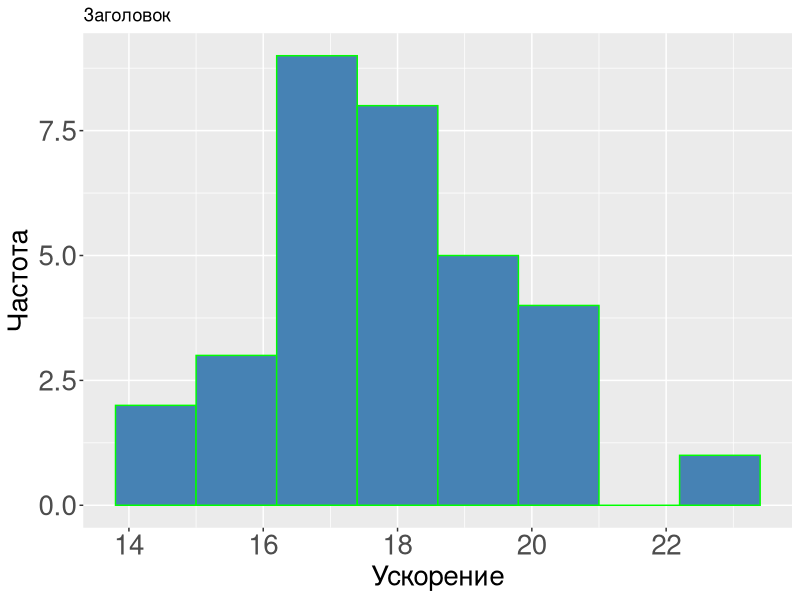
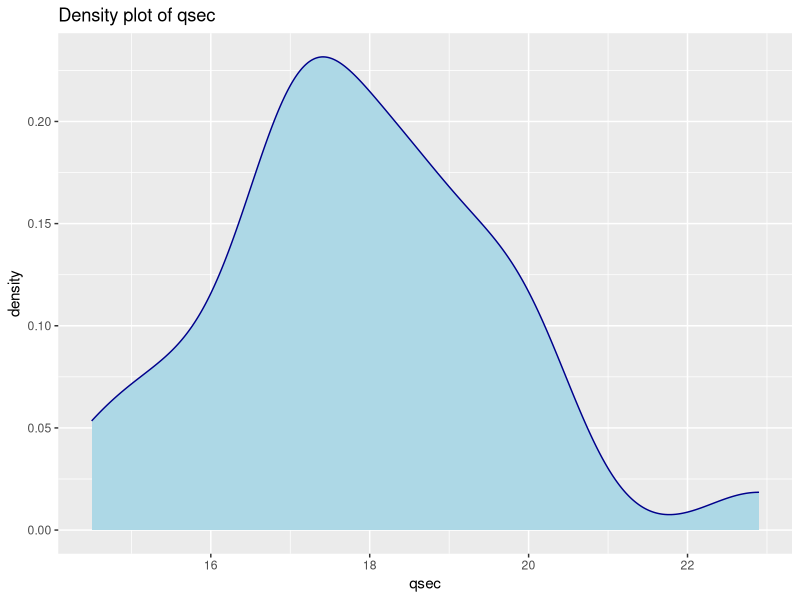
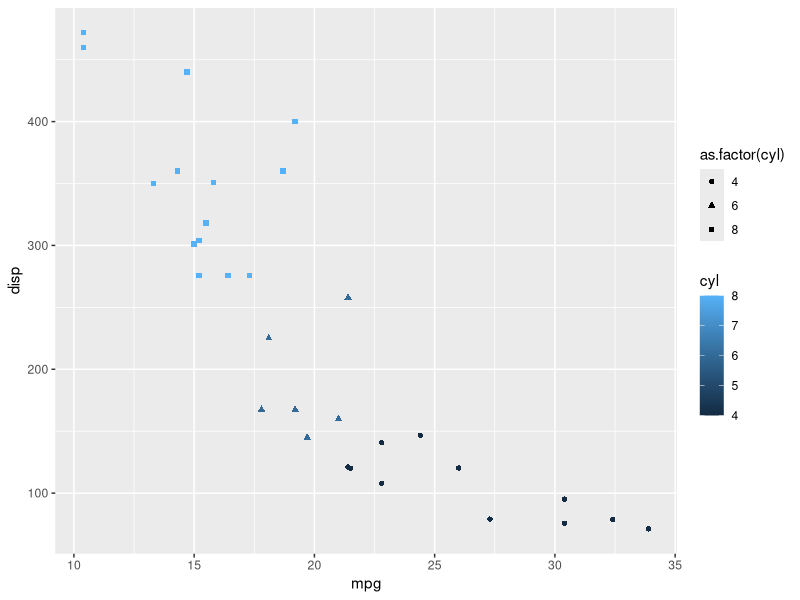
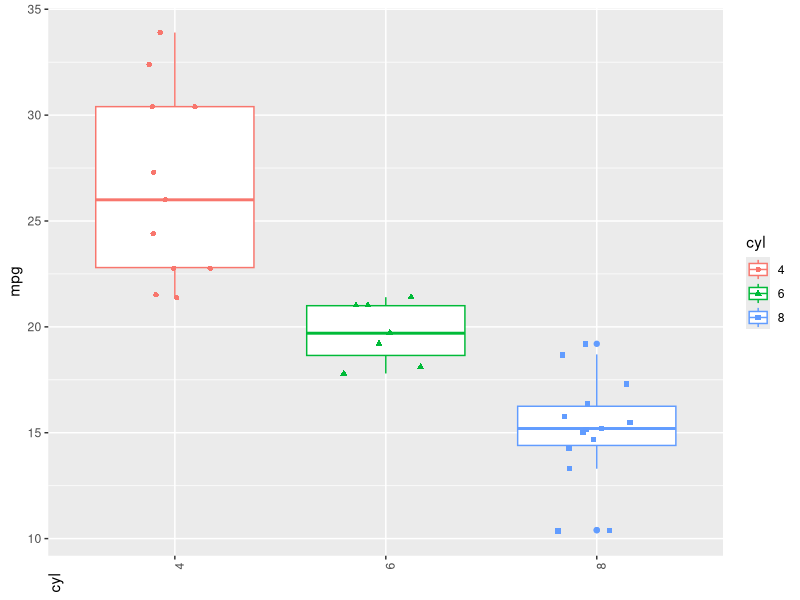
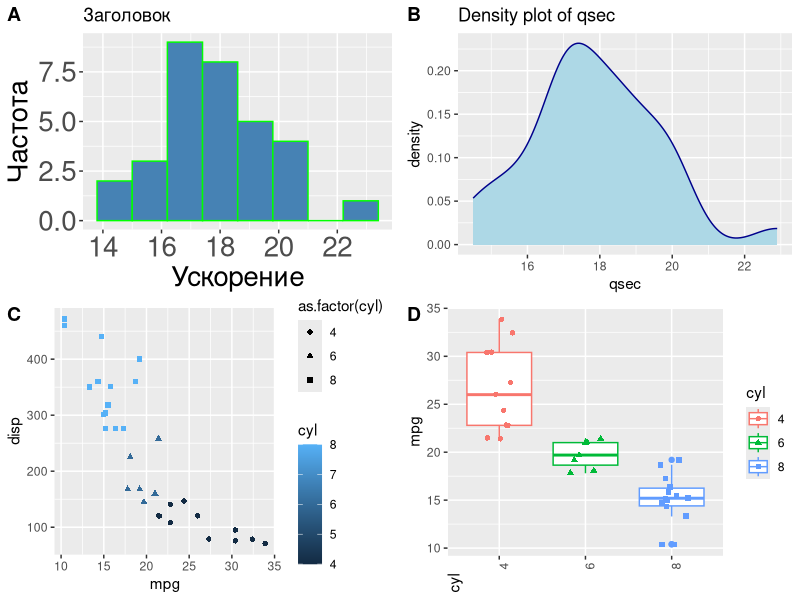

The R source for these figures, in order:
library(ggplot2)
#install.packages("ggpubr")
library(ggpubr)


# plot hist

p1<-ggplot(mtcars, aes(x=qsec)) + geom_histogram(color = "green", fill = "steelblue", bins = 8) + 
  labs(x = "Ускорение", y = "Частота") + ggtitle("Заголовок") + theme(axis.text.x = element_text(size = 20),
                                                                      axis.text.y = element_text(size = 20),
                                                                      axis.title.x = element_text(size = 20),
                                                                      axis.title.y = element_text(size = 20))
p1
# plot density

p2<-ggplot(mtcars, aes(x=qsec))+
  geom_density(color="darkblue", fill="lightblue")+ggtitle("Density plot of qsec")

p2
# scatter plot

p3<-ggplot(mtcars, aes(x=mpg, y=disp, colour=cyl, shape=as.factor(cyl))) +
  geom_point()

p3


# boxplot

mtcars$cyl <- as.factor(mtcars$cyl)

p4<-ggplot(mtcars, aes(x=cyl, y=mpg, shape=cyl, color=cyl)) + 
  geom_boxplot() +
  geom_jitter(position=position_jitter(0.2)) + theme(axis.text.x = element_text(angle = 90),
                                                     axis.title.x = element_text(angle = 90))

p4

# union

ggarrange(p1, p2, p3, p4, 
          labels = c("A", "B", "C", "D"),
          ncol = 2, nrow = 2)

